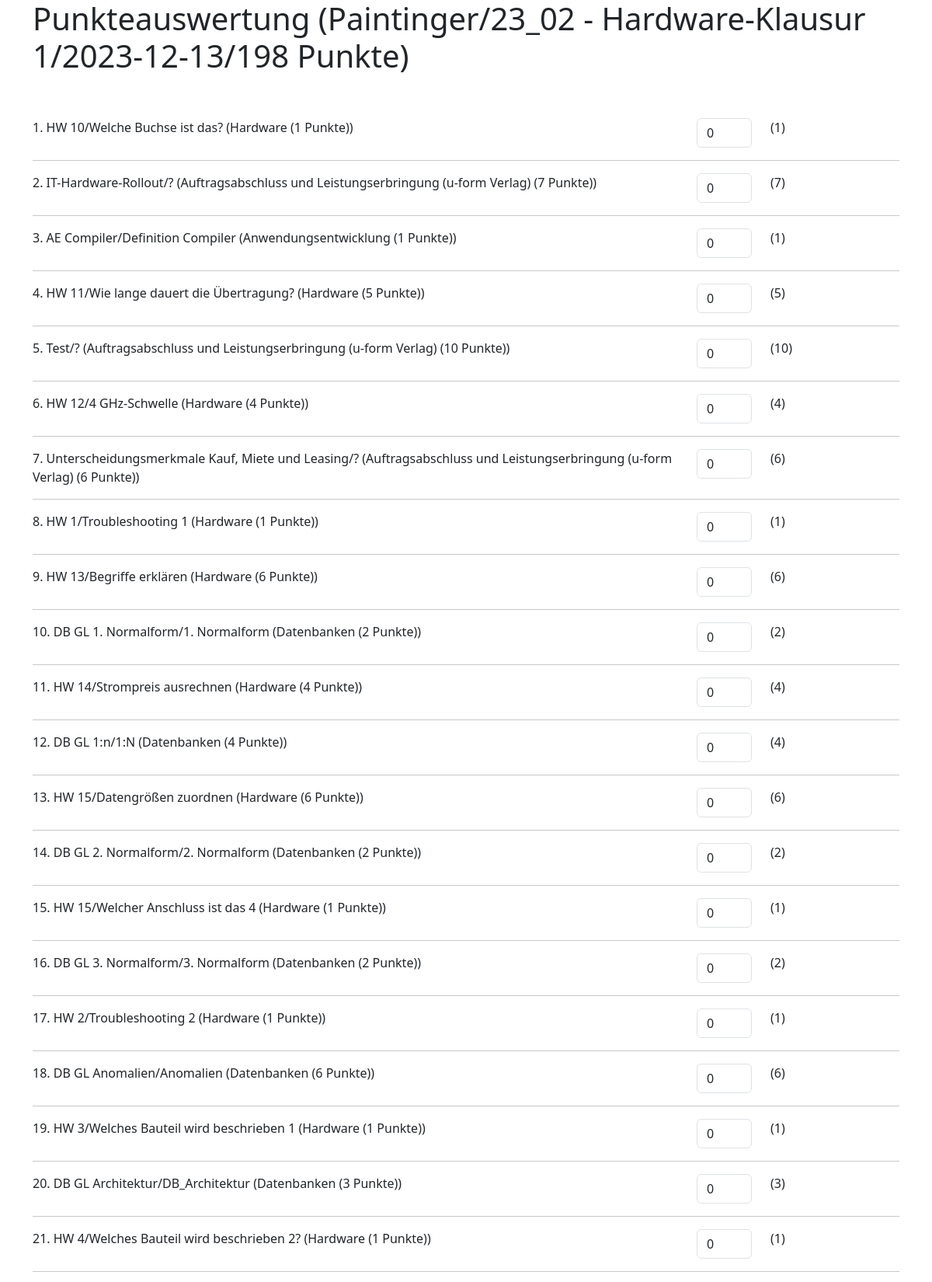
The page /klausur/evaluation2/13/6 (signed in, upper part) on the database its author committed.
### klausur/models.py (models this page shows, shortened)
class Klausurthema(models.Model):
    klausur = models.ForeignKey(Klausur, verbose_name=("Klausur"), on_delete=models.CASCADE)
    frage = models.ForeignKey(Frage, verbose_name=("Frage"), on_delete=models.RESTRICT)
    position = models.IntegerField(("Position"), default=1)
    seitenwechsel = models.BooleanField(("Seitenwechsel im Anschluss"), default=False)
    class Meta:
        verbose_name = ("Klausur-Thema")
        verbose_name_plural = ("Klausur-Themen")
        ordering = ['klausur', 'position']

class Frage(models.Model):
    titel = models.CharField(("Titel"), max_length=250)
    inhalt = models.CharField("Inhalt", max_length=50, default="?")
    frage = models.TextField(("Frage"))
    musterantwort = models.TextField(("Musterantwort"), default ="")
    bild = models.ImageField(("Bild"), blank=True, null=True)
    bildmuster = models.ImageField(("Bild Muster"), blank=True, null=True)
    bildbreite = models.IntegerField(("Bildbreite in %"), default=80)
    thema = models.ForeignKey(Thema, verbose_name=("Thema"), on_delete=models.RESTRICT)
    punkte = models.IntegerField(("Erreichbare Punkte"), default=1)
    schwierigkeit = models.IntegerField(("Schwierigkeit") , default=2)
    class Meta:
        verbose_name = ("Frage")
        verbose_name_plural = ("Fragen")
        ordering = ['thema', 'titel', ]
    def __str__(self):
        return f"{self.titel}/{self.inhalt} ({self.thema} ({self.punkte} Punkte))"

class Thema(models.Model):
    titel = models.CharField(("Titel"), max_length=250, primary_key=True)
    kommentar = models.TextField(("Kommentar"), blank=True, null=True)
    class Meta:
        verbose_name = ("Thema")
        verbose_name_plural = ("Themas")
        ordering = ['titel']
    def __str__(self):
        return self.titel

### klausur/views.py (the view, shortened to what this page needs)
# urls.py: path('evaluation2/<int:klausur>/<int:tn>', views.evaluation2, name= 'evaluation2'),
@permission_required('klausur.view_teilnehmer')
def evaluation2(request, klausur, tn):
    ds_klausur = Klausur.objects.get(id=klausur)
    ds_tn = Teilnehmer.objects.get(id=tn)
    ds_fragen = ds_klausur.fragen.all()
    pos_fragen = Klausurthema.objects.filter(klausur = klausur)
    list_fragen = []
    sum = 0
    for frage in pos_fragen:
        if request.method == "POST":
            numb_str = request.POST["punkte_"+str(frage.frage.id)]
            if len(numb_str) > 0:
                number = int(numb_str)
            else:
                number = 0
        else:
            ds_answer=Answer.objects.filter(teilnehmer=ds_tn, klausur=ds_klausur, frage=frage.frage)
            if len(ds_answer) == 0:                                     # Kein DS vorhanden
                number=0
            else:
                number=ds_answer[0].punkte
        sum += number
        list_fragen.append((frage, number))
        prozent = round(sum / ds_klausur.get_gesamtpunkte * 100, 1)
    content = {
        "klausur": ds_klausur,
        "teilnehmer": ds_tn,
        "fragen": list_fragen,
        "sum": sum,
        "max": ds_klausur.get_gesamtpunkte,
        "prozent": prozent
    }
    return render(request, "evaluation2.html", content)

### klausur/models.py (called while the page is built)
    def __str__(self):
        return self.name

    def __str__(self):
        return self.name

    @property
    def get_gesamtpunkte(self):
        fragen = self.fragen.all()
        gesamtpunkte = sum(frage.punkte for frage in fragen)
        return gesamtpunkte

    def __str__(self):
        return f"{self.gruppe} - {self.titel}/{self.termin.date()}/{self.get_gesamtpunkte} Punkte"

### klausur/templates/evaluation2.html (shortened to what this page needs)
{% extends "start.html" %}
{% block content %}
    <h1>Punkteauswertung ({{teilnehmer}}/{{klausur}})</h1>
    <br />
    <br />
    <form method="POST">
        {% for frage in  fragen %}
        <div class="mb-3 row">
            <div class="col-9">{{forloop.counter}}. {{frage.0.frage}} </div>
            <div class="col-1"><input type="number" class="form-control" name="punkte_{{frage.0.frage.id}}" onchange="this.form.submit()" value="{{frage.1}}"></div>
            <div class="col-auto">({{frage.0.frage.punkte}})</div>
        </div>
        <hr />
        {% endfor %}
    </form>
{% endblock content %}

### rows shown on the page
Klausurthema: frage.punkte "HW 10/Welche Buchse ist das? (Hardware (1 Punkte))", frage "0", frage.punkte "1"
Klausurthema: frage.punkte "IT-Hardware-Rollout/? (Auftragsabschluss und Leistungserbringung (u-form Verlag) (7 Punkte))", frage "0", frage.punkte "7"
Klausurthema: frage.punkte "AE Compiler/Definition Compiler (Anwendungsentwicklung (1 Punkte))", frage "0", frage.punkte "1"
Klausurthema: frage.punkte "HW 11/Wie lange dauert die Übertragung? (Hardware (5 Punkte))", frage "0", frage.punkte "5"
Klausurthema: frage.punkte "Test/? (Auftragsabschluss und Leistungserbringung (u-form Verlag) (10 Punkte))", frage "0", frage.punkte "10"
Klausurthema: frage.punkte "HW 12/4 GHz-Schwelle (Hardware (4 Punkte))", frage "0", frage.punkte "4"
Klausurthema: frage.punkte "Unterscheidungsmerkmale Kauf, Miete und Leasing/? (Auftragsabschluss und Leistungserbringung (u-form Verlag) (6 Punkte))", frage "0", frage.punkte "6"
Klausurthema: frage.punkte "HW 1/Troubleshooting 1 (Hardware (1 Punkte))", frage "0", frage.punkte "1"
Klausurthema: frage.punkte "HW 13/Begriffe erklären (Hardware (6 Punkte))", frage "0", frage.punkte "6"
Klausurthema: frage.punkte "DB GL 1. Normalform/1. Normalform (Datenbanken (2 Punkte))", frage "0", frage.punkte "2"
Klausurthema: frage.punkte "HW 14/Strompreis ausrechnen (Hardware (4 Punkte))", frage "0", frage.punkte "4"
Klausurthema: frage.punkte "DB GL 1:n/1:N (Datenbanken (4 Punkte))", frage "0", frage.punkte "4"
Klausurthema: frage.punkte "HW 15/Datengrößen zuordnen (Hardware (6 Punkte))", frage "0", frage.punkte "6"
Klausurthema: frage.punkte "DB GL 2. Normalform/2. Normalform (Datenbanken (2 Punkte))", frage "0", frage.punkte "2"
Klausurthema: frage.punkte "HW 15/Welcher Anschluss ist das 4 (Hardware (1 Punkte))", frage "0", frage.punkte "1"
Klausurthema: frage.punkte "DB GL 3. Normalform/3. Normalform (Datenbanken (2 Punkte))", frage "0", frage.punkte "2"
Klausurthema: frage.punkte "HW 2/Troubleshooting 2 (Hardware (1 Punkte))", frage "0", frage.punkte "1"
Klausurthema: frage.punkte "DB GL Anomalien/Anomalien (Datenbanken (6 Punkte))", frage "0", frage.punkte "6"
Klausurthema: frage.punkte "HW 3/Welches Bauteil wird beschrieben 1 (Hardware (1 Punkte))", frage "0", frage.punkte "1"
Klausurthema: frage.punkte "DB GL Architektur/DB_Architektur (Datenbanken (3 Punkte))", frage "0", frage.punkte "3"
Klausurthema: frage.punkte "HW 4/Welches Bauteil wird beschrieben 2? (Hardware (1 Punkte))", frage "0", frage.punkte "1"
